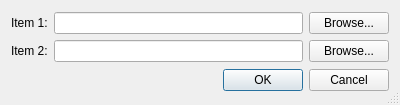
<?xml version="1.0" encoding="UTF-8"?>
<ui version="4.0">
 <class>mOpenFilesDlg</class>
 <widget class="QDialog" name="mOpenFilesDlg">
  <property name="windowModality">
   <enum>Qt::ApplicationModal</enum>
  </property>
  <property name="geometry">
   <rect>
    <x>0</x>
    <y>0</y>
    <width>400</width>
    <height>105</height>
   </rect>
  </property>
  <property name="windowTitle">
   <string>Select two files</string>
  </property>
  <property name="windowIcon">
   <iconset resource="gui.qrc">
    <normaloff>:/res/open-files.png</normaloff>:/res/open-files.png</iconset>
  </property>
  <property name="sizeGripEnabled">
   <bool>true</bool>
  </property>
  <property name="modal">
   <bool>true</bool>
  </property>
  <layout class="QVBoxLayout" name="verticalLayout_2">
   <item>
    <layout class="QVBoxLayout" name="verticalLayout">
     <item>
      <layout class="QHBoxLayout" name="horizontalLayout">
       <item>
        <widget class="QLabel" name="label">
         <property name="text">
          <string>Item 1:</string>
         </property>
         <property name="buddy">
          <cstring>mItem1Edit</cstring>
         </property>
        </widget>
       </item>
       <item>
        <widget class="QLineEdit" name="mItem1Edit"/>
       </item>
       <item>
        <widget class="QPushButton" name="mBtnBrowse1">
         <property name="text">
          <string>Browse...</string>
         </property>
        </widget>
       </item>
      </layout>
     </item>
     <item>
      <layout class="QHBoxLayout" name="horizontalLayout_2">
       <item>
        <widget class="QLabel" name="label_2">
         <property name="text">
          <string>Item 2:</string>
         </property>
         <property name="buddy">
          <cstring>mItem2Edit</cstring>
         </property>
        </widget>
       </item>
       <item>
        <widget class="QLineEdit" name="mItem2Edit"/>
       </item>
       <item>
        <widget class="QPushButton" name="mBtnBrowse2">
         <property name="text">
          <string>Browse...</string>
         </property>
        </widget>
       </item>
      </layout>
     </item>
    </layout>
   </item>
   <item>
    <widget class="QDialogButtonBox" name="buttonBox">
     <property name="orientation">
      <enum>Qt::Horizontal</enum>
     </property>
     <property name="standardButtons">
      <set>QDialogButtonBox::Cancel|QDialogButtonBox::Ok</set>
     </property>
     <property name="centerButtons">
      <bool>false</bool>
     </property>
    </widget>
   </item>
  </layout>
 </widget>
 <tabstops>
  <tabstop>mItem1Edit</tabstop>
  <tabstop>mItem2Edit</tabstop>
  <tabstop>mBtnBrowse1</tabstop>
  <tabstop>mBtnBrowse2</tabstop>
  <tabstop>buttonBox</tabstop>
 </tabstops>
 <resources>
  <include location="gui.qrc"/>
 </resources>
 <connections>
  <connection>
   <sender>buttonBox</sender>
   <signal>accepted()</signal>
   <receiver>mOpenFilesDlg</receiver>
   <slot>accept()</slot>
   <hints>
    <hint type="sourcelabel">
     <x>257</x>
     <y>95</y>
    </hint>
    <hint type="destinationlabel">
     <x>157</x>
     <y>274</y>
    </hint>
   </hints>
  </connection>
  <connection>
   <sender>buttonBox</sender>
   <signal>rejected()</signal>
   <receiver>mOpenFilesDlg</receiver>
   <slot>reject()</slot>
   <hints>
    <hint type="sourcelabel">
     <x>325</x>
     <y>95</y>
    </hint>
    <hint type="destinationlabel">
     <x>286</x>
     <y>274</y>
    </hint>
   </hints>
  </connection>
 </connections>
</ui>
